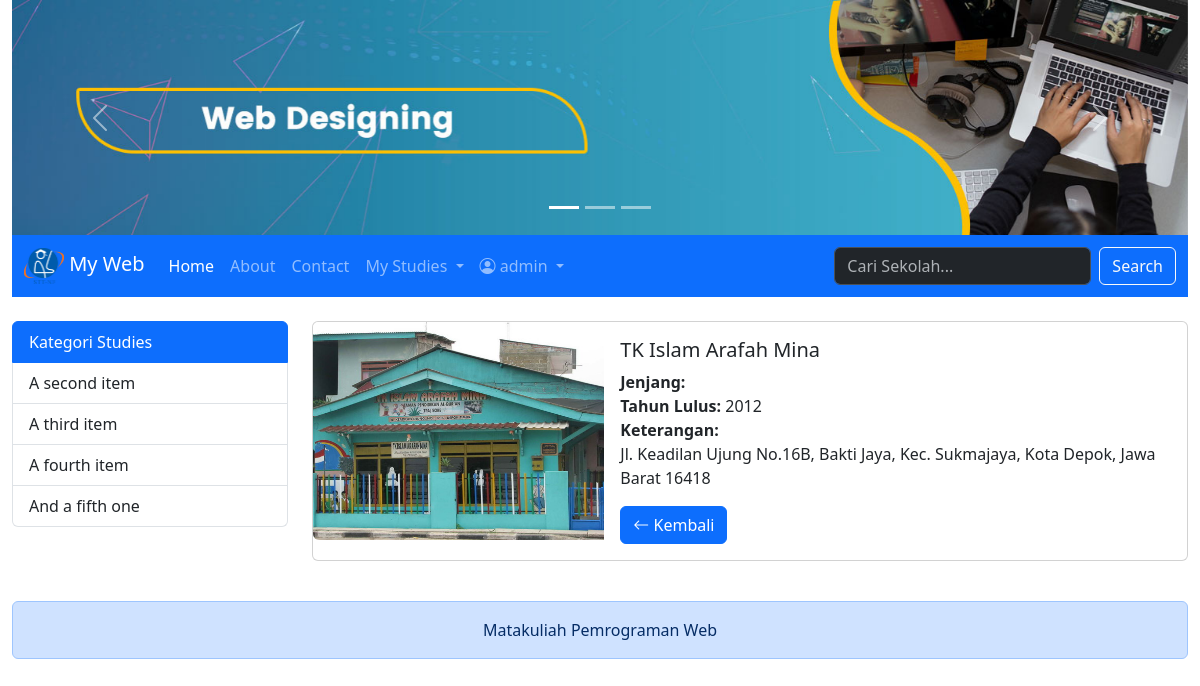
The app's page /index.php?hal=studies_detail&id=6 (signed in) with its own data.
### tables this page shows
CREATE TABLE `studies` (
  `id` int(11) NOT NULL,
  `nama` varchar(100) NOT NULL,
  `idlevel` int(11) DEFAULT NULL,
  `keterangan` text DEFAULT NULL,
  `tahun_lulus` year(4) DEFAULT NULL,
  `foto_sekolah` varchar(100) DEFAULT NULL
);

### models/Studies.php (called while the page is built, shortened)
<?php
class Studies
{
    private $koneksi;
    public function __construct()
    {
        global $dbh;
        if ($dbh) {
            $this->koneksi = $dbh;
        } else {
            include_once 'koneksi.php';
            $this->koneksi = $dbh;
        }
    }
    public function getStudies($id)
    {
        try {
            $sql = "SELECT studies.*, level.nama AS nama_level
                    FROM studies
                    INNER JOIN level ON level.id = studies.idlevel
                    WHERE studies.id = ?";
            $ps = $this->koneksi->prepare($sql);
            $ps->execute([$id]);
            return $ps->fetch();
        } catch (PDOException $e) {
            die("Error Detail: " . $e->getMessage());
        }
    }
}

### studies_detail.php (the view)
<?php
$id = $_REQUEST['id'];
$model = new Studies();
$rs = $model->getStudies($id);
?>
<div class="card mb-3">
    <div class="row g-0">
        <div class="col-md-4">
            <?php
            if (!empty($rs['foto_sekolah']) && file_exists('IMG/' . $rs['foto_sekolah'])) {
            ?>
                <img src="IMG/<?= $rs['foto_sekolah'] ?>" class="img-fluid rounded-start" alt="Foto Sekolah" />
            <?php
            } else {
            ?>
                <img src="IMG/nophoto.jpg" class="img-fluid rounded-start" alt="No Photo" />
            <?php } ?>
        </div>
        <div class="col-md-8">
            <div class="card-body">
                <h5 class="card-title"><?= $rs['nama'] ?></h5>
                <p class="card-text">
                    <strong>Jenjang:</strong> <?= $rs['tingkat'] ?> <br />
                    <strong>Tahun Lulus:</strong> <?= $rs['tahun_lulus'] ?> <br />
                    <strong>Keterangan:</strong> <br />
                    <?= $rs['keterangan'] ?>
                </p>
                <p class="card-text">
                    <a href="index.php?hal=studies_list" class="btn btn-primary">
                        <i class="bi bi-arrow-left"></i> Kembali
                    </a>
                </p>
            </div>
        </div>
    </div>
</div>

### records on screen
studies: foto_sekolah (picture), nama "TK Islam Arafah Mina", tahun_lulus "2012", keterangan "Jl. Keadilan Ujung No.16B, Bakti Jaya, Kec. Sukmajaya, Kota Depok, Jawa Barat 16418"

### other values on screen
$_SESSION['MEMBER']['username'] "admin"
